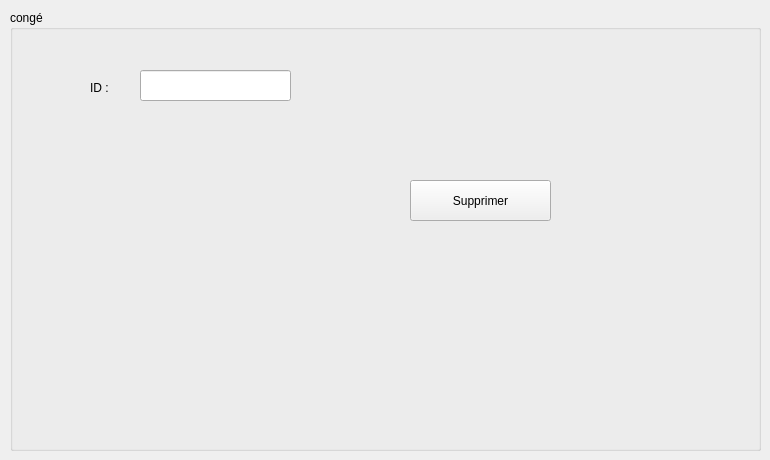
     <widget class="QWidget" name="tab_5">
      <attribute name="icon">
       <iconset>
        <normaloff>../../employerr/téléchargement.png</normaloff>../../employerr/téléchargement.png</iconset>
      </attribute>
      <attribute name="title">
       <string>Supprimer</string>
      </attribute>
      <widget class="QLabel" name="label_44">
       <property name="geometry">
        <rect>
         <x>90</x>
         <y>80</y>
         <width>56</width>
         <height>16</height>
        </rect>
       </property>
       <property name="text">
        <string>ID :</string>
       </property>
      </widget>
      <widget class="QLineEdit" name="le_id_supp">
       <property name="geometry">
        <rect>
         <x>140</x>
         <y>70</y>
         <width>151</width>
         <height>31</height>
        </rect>
       </property>
      </widget>
      <widget class="QPushButton" name="pushButton_6">
       <property name="geometry">
        <rect>
         <x>410</x>
         <y>180</y>
         <width>141</width>
         <height>41</height>
        </rect>
       </property>
       <property name="text">
        <string>Supprimer</string>
       </property>
       <property name="icon">
        <iconset>
         <normaloff>../../employerr/téléchargement.png</normaloff>../../employerr/téléchargement.png</iconset>
       </property>
      </widget>
      <widget class="QGroupBox" name="groupBox_6">
       <property name="geometry">
        <rect>
         <x>10</x>
         <y>10</y>
         <width>751</width>
         <height>441</height>
        </rect>
       </property>
       <property name="title">
        <string>congé</string>
       </property>
      </widget>
      <zorder>groupBox_6</zorder>
      <zorder>label_44</zorder>
      <zorder>le_id_supp</zorder>
      <zorder>pushButton_6</zorder>
     </widget>
